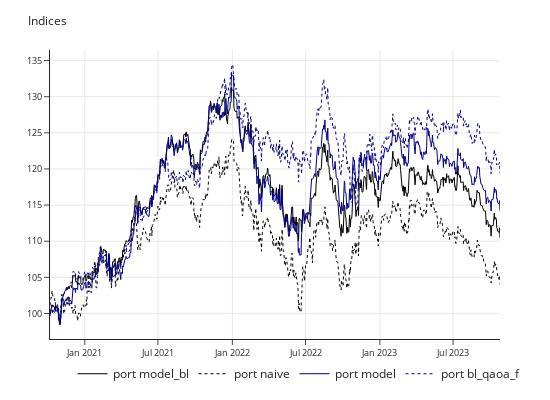
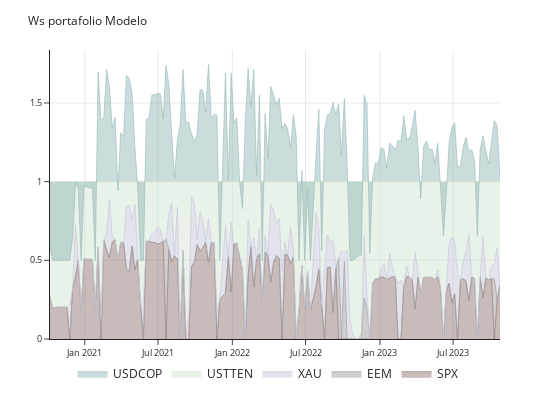
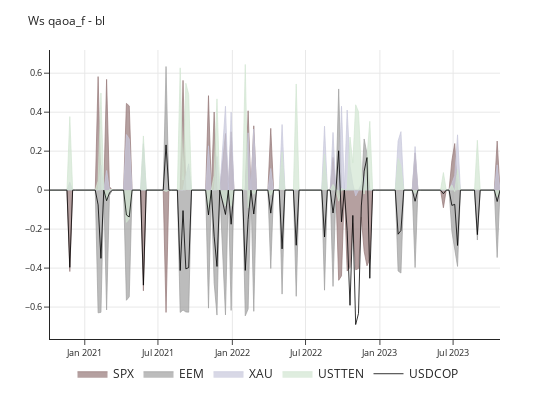

Notebook code cell kept with these figures, in order:
### Code cell
graphs.sct(ports.add(1).apply(np.log).cumsum().apply(np.exp).mul(100).round(3),'Indices')
graphs.area(wsqaoa,f'Ws portafolio Modelo')
graphs.area_2(wsqaoa.sub(ws_),'Ws qaoa_f - bl',nofill=['USDCOP'])

### Figure 1 — Plotly figure (JSON) as saved in the notebook; plotly's stock layout.template omitted (floating-point values rounded to 4 significant figures; data arrays with more than 128 entries replaced by an {"elided": "..."} marker saying what was removed)
{"data": [{"line": {"color": "black", "dash": "solid", "width": 1}, "mode": "lines", "name": "port model_bl", "type": "scatter", "x": {"elided": "1114 str values"}, "y": {"elided": "1114 float values"}}, {"line": {"color": "black", "dash": "dot", "width": 1}, "mode": "lines", "name": "port naive", "type": "scatter", "x": {"elided": "1114 str values"}, "y": {"elided": "1114 float values"}}, {"line": {"color": "darkblue", "dash": "solid", "width": 1}, "mode": "lines", "name": "port model", "type": "scatter", "x": {"elided": "1114 str values"}, "y": {"elided": "1114 float values"}}, {"line": {"color": "darkblue", "dash": "dot", "width": 1}, "mode": "lines", "name": "port bl_qaoa_f", "type": "scatter", "x": {"elided": "1114 str values"}, "y": {"elided": "1114 float values"}}], "layout": {"height": 400, "legend": {"orientation": "h", "x": 0.05, "y": -0.07}, "margin": {"b": 50, "l": 50, "r": 50, "t": 50}, "showlegend": true, "title": {"font": {"size": 12}, "text": "Indices", "xanchor": "left"}, "width": 550, "xaxis": {"showgrid": true, "tickfont": {"size": 9}}, "yaxis": {"showgrid": true, "tickfont": {"size": 9}}}}

### Figure 2 — Plotly figure (JSON) as saved in the notebook; plotly's stock layout.template omitted (floating-point values rounded to 4 significant figures; data arrays with more than 128 entries replaced by an {"elided": "..."} marker saying what was removed)
{"data": [{"line": {"color": "rgba(150,120,120,0.7)", "width": 1}, "mode": "lines", "name": "SPX", "stackgroup": "one", "type": "scatter", "x": {"elided": "157 str values"}, "y": {"elided": "157 float values"}}, {"line": {"color": "rgba(160,160,160,0.7)", "width": 1}, "mode": "lines", "name": "EEM", "stackgroup": "one", "type": "scatter", "x": {"elided": "157 str values"}, "y": {"elided": "157 float values"}}, {"line": {"color": "rgba(200,200,220,0.7)", "width": 1}, "mode": "lines", "name": "XAU", "stackgroup": "one", "type": "scatter", "x": {"elided": "157 str values"}, "y": {"elided": "157 float values"}}, {"line": {"color": "rgba(210,230,210,0.7)", "width": 1}, "mode": "lines", "name": "USTTEN", "stackgroup": "one", "type": "scatter", "x": {"elided": "157 str values"}, "y": {"elided": "157 float values"}}, {"line": {"color": "rgba(150,185,185,0.6)", "width": 1}, "mode": "lines", "name": "USDCOP", "stackgroup": "one", "type": "scatter", "x": {"elided": "157 str values"}, "y": {"elided": "157 float values"}}], "layout": {"height": 400, "legend": {"orientation": "h", "x": 0.05, "y": -0.07}, "margin": {"b": 50, "l": 50, "r": 50, "t": 50}, "showlegend": true, "title": {"font": {"size": 12}, "text": "Ws portafolio Modelo", "xanchor": "left"}, "width": 550, "xaxis": {"showgrid": true, "tickfont": {"size": 9}}, "yaxis": {"showgrid": true, "tickfont": {"size": 9}}, "yaxis2": {"overlaying": "y", "side": "right", "tickfont": {"size": 9}}}}

### Figure 3 — Plotly figure (JSON) as saved in the notebook; plotly's stock layout.template omitted (floating-point values rounded to 4 significant figures; data arrays with more than 128 entries replaced by an {"elided": "..."} marker saying what was removed)
{"data": [{"fill": "tozeroy", "fillcolor": "rgba(150,120,120,0.7)", "line": {"color": "rgba(150,120,120,0.7)", "width": 1}, "mode": "lines", "name": "SPX", "type": "scatter", "x": {"elided": "157 str values"}, "y": {"elided": "157 float values"}}, {"fill": "tozeroy", "fillcolor": "rgba(160,160,160,0.7)", "line": {"color": "rgba(160,160,160,0.7)", "width": 1}, "mode": "lines", "name": "EEM", "type": "scatter", "x": {"elided": "157 str values"}, "y": {"elided": "157 float values"}}, {"fill": "tozeroy", "fillcolor": "rgba(200,200,220,0.7)", "line": {"color": "rgba(200,200,220,0.7)", "width": 1}, "mode": "lines", "name": "XAU", "type": "scatter", "x": {"elided": "157 str values"}, "y": {"elided": "157 float values"}}, {"fill": "tozeroy", "fillcolor": "rgba(210,230,210,0.7)", "line": {"color": "rgba(210,230,210,0.7)", "width": 1}, "mode": "lines", "name": "USTTEN", "type": "scatter", "x": {"elided": "157 str values"}, "y": {"elided": "157 float values"}}, {"line": {"color": "black", "width": 0.8}, "mode": "lines", "name": "USDCOP", "type": "scatter", "x": {"elided": "157 str values"}, "y": {"elided": "157 float values"}}], "layout": {"height": 400, "legend": {"orientation": "h", "x": 0.05, "y": -0.07}, "margin": {"b": 50, "l": 50, "r": 50, "t": 50}, "showlegend": true, "title": {"font": {"size": 12}, "text": "Ws qaoa_f - bl", "xanchor": "left"}, "width": 550, "xaxis": {"showgrid": true, "tickfont": {"size": 9}}, "yaxis": {"showgrid": true, "tickfont": {"size": 9}}, "yaxis2": {"overlaying": "y", "side": "right", "tickfont": {"size": 9}}}}
